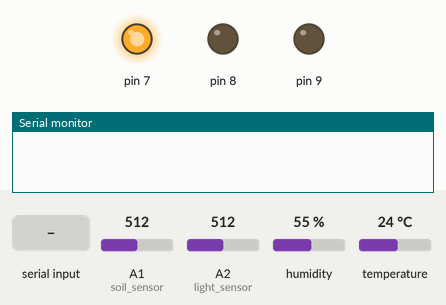
This sketch was run on a simulated Arduino Uno, built with avr-gcc and run on an emulated ATmega328P. Shown: output pins drawn as LEDs (lit = HIGH), the last lines printed to the serial monitor. Dashed ring = blinking. The inputs (shaded band) are chosen by the test bench; at power-on: A1 (soil_sensor) = 512, A2 (light_sensor) = 512, humidity 55 %, temperature 24 °C.

Above: at 0.01 s.
At 1.5 s:
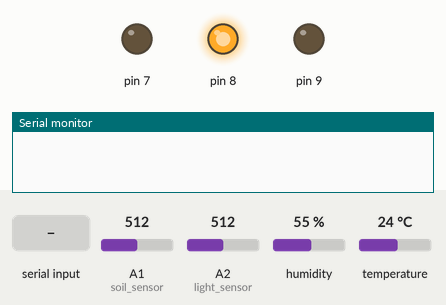
1.6 s: "g90\n" received over Serial
At 1.85 s:
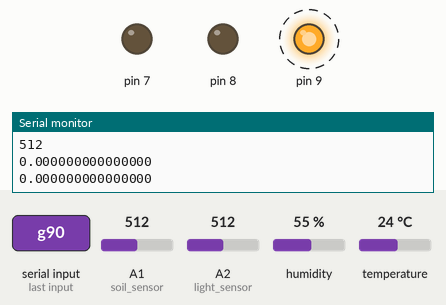
Timing chart, 0 to 4.6 s (numbered marks = the images above; inputs shaded):
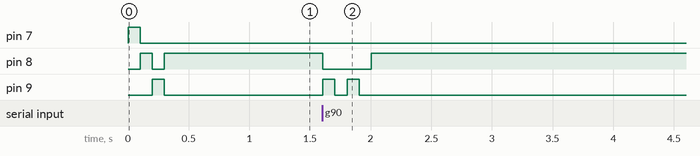

Measured:
- after the input at 1.6 s, pin 8: HIGH → LOW at once, → HIGH 0.40 s later; pin 9: alternates HIGH for 0.10 s and LOW for 0.10 s, 4 changes in all, then stays LOW, starting at once

The sketch:

main.ino
```cpp
#include <Adafruit_Sensor.h>
#include <SoftwareSerial.h>
#include <DHT.h>
#include <Wire.h>

#define soil_sensor A1 //Soil Humidity Sensor pin
#define light_sensor A2 //Light Sensor pin
#define soil_sensor A1
#define DHTPIN 2

int GPS_RX = 3, GPX_TX = 4;

int soil_ec = 0;
int soil_temp = 0;
int soil_hum = 0;
int air_temp = 0;
int air_hum = 0;
int light = 0 ; //sensor data

SoftwareSerial gpsSerial(6,5); //GPS 모듈
// RX = 6
// TX = 5

DHT dht(DHTPIN, DHT22); //air temp, humidity Sensor

char c = ""; // \n 인지 구분 및 str에 저장
String str = ""; // \n 전까지 c 값을 저장
String targetStr = "GPGGA"; // str의 값이 NMEA의 GPGGA 값인지 지정

double LatF = 0.0;
float LongF = 0.0;

void led() { //녹색 LED 깜빡임
  digitalWrite(7,LOW);
  digitalWrite(8,LOW);
  digitalWrite(9,HIGH);
  delay(100);
  digitalWrite(9,LOW);
  delay(100);
  digitalWrite(9,HIGH);
  delay(100);
  digitalWrite(9,LOW);
  delay(100);
  digitalWrite(8,HIGH);
}

void gps(){
      if(gpsSerial.available()) // gps 센서 통신 가능 여부 확인
    {
        c = gpsSerial.read(); //gps 센서 값 읽기
      if(c == '\n')// \n 일시. 지금까지 저장된 str 값이 targetStr과 맞는지 구분
        {
        if(targetStr.equals(str.substring(1, 6))) // NMEA 의 GPGGA 값일시
          {
          // Serial.println(str); //디버깅용, 파싱 전 값 출력
          // , 기준 파싱
          int first = str.indexOf(",");
          int two = str.indexOf(",", first+1);
          int three = str.indexOf(",", two+1);
          int four = str.indexOf(",", three+1);
          int five = str.indexOf(",", four+1);

          // index 추출
          String Lat = str.substring(two+1, three);
          String Long = str.substring(four+1, five);

          // 앞값과 뒷값을 구분
          String Lat1 = Lat.substring(0, 2);
          String Lat2 = Lat.substring(2);

          // 앞값과 뒷값을 구분
          String Long1 = Long.substring(0, 3);
          String Long2 = Long.substring(3);

          // 좌표 계산
          double LatF = Lat1.toDouble() + Lat2.toDouble()/60;
          float LongF = Long1.toFloat() + Long2.toFloat()/60;
        }

        // str 값 초기화
        str = "";

      } else // \n 아닐시, str에 문자를 계속 더하기
        {
        str += c;
      }
    }
}

void setup() {

  Wire.begin();
  gpsSerial.begin(9600);
  Serial.begin(9600);
  pinMode(7,OUTPUT);
  pinMode(8,OUTPUT);
  pinMode(9,OUTPUT);

  //LED Test
  digitalWrite(7,HIGH);
  digitalWrite(8,LOW);
  digitalWrite(9,LOW);
  delay(100);
  digitalWrite(7,LOW);
  digitalWrite(8,HIGH);
  digitalWrite(9,LOW);
  delay(100);
  digitalWrite(7,LOW);
  digitalWrite(8,LOW);
  digitalWrite(9,HIGH);
  delay(100);
  digitalWrite(9,LOW);
  digitalWrite(8,HIGH);
}

void loop() {

  int h = dht.readTemperature();
  int t = dht.readHumidity();

  if(h < 0){
    h = h*(-1);
  }
  if(h > 0 && t > 0) {
    air_temp = h; //read air temp
    air_hum = t; //read air humidity
  }
  soil_hum = analogRead(soil_sensor); //read soil humidity
  soil_hum = map(soil_hum, 170, 1023, 100, 0); // %로 변환
  light = analogRead(light_sensor); //read light

  if(Serial.available()){
    char cmd = Serial.read();
    if(cmd == 'g'){
      Serial.println(soil_ec); //send soil ec
      Serial.println(soil_temp); //send soil temp
      Serial.println(soil_hum); //send soil humidity
      Serial.println(air_temp); //send air temp
      Serial.println(air_hum); //send air humidity
      Serial.println(light); //send light
      gps();
      Serial.println(LatF, 15); //send latitude
      Serial.println(LongF, 15); //send longitude

      led();
    }
  }

}
```
